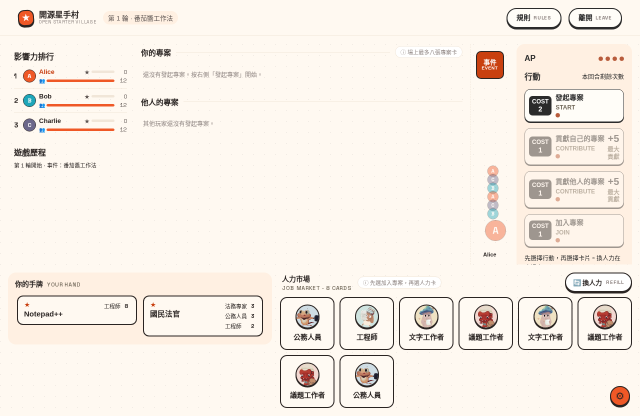
#> input picture packages/webapp/docs/game-room/issue-492/1280-default.png, 1280 x 832 px, found by its file name (shown at 1/2 size)
$ python compose.py 1280-default.png compare-default-vs-prototype-02.png
#> lines starting #> are read from the running program, lines starting #| are printed output that depends on the picture
"""Side-by-side comparison sheets: ours (left) vs Figma / prototype (right). Usage: compose.py SHOT_DIR OUT_DIR"""
import sys
from PIL import Image, ImageDraw
shots, out = sys.argv[1], sys.argv[2]
P = '/workspace/osv-prototype-capture'
F = '/workspace/figma-cache/browser-captures/Page 1'
def sheet(name, ours, ref, ref_label, label, h=900):
#> called with name = 'compare-default-vs-prototype-02.png', ours = '1280-default.png', ref_label = 'prototype 02-default-1280', label = '1280x832 default', h = 900
    a, b = Image.open(f'{shots}/{ours}').convert('RGB'), Image.open(ref).convert('RGB')
#> a is the input picture: PIL image 1280x832 RGB; mean R, G, B 246.3, 238.5, 230
    b = b.resize((int(b.width * h / b.height), h)) if b.height > h else b
    a = a.resize((int(a.width * h / a.height), h)) if a.height > h else a
    im = Image.new('RGB', (a.width + b.width + 30, max(a.height, b.height) + 34), 'white')
#> im: PIL image 2590x866 RGB; every value is 255
    d = ImageDraw.Draw(im)
    d.text((8, 10), f'#492 candidate: {label}', fill='black')
    d.text((a.width + 38, 10), ref_label, fill='black')
    im.paste(a, (0, 34)); im.paste(b, (a.width + 30, 34))
#> after `im.paste(b, (a.width + 30, 34))`:
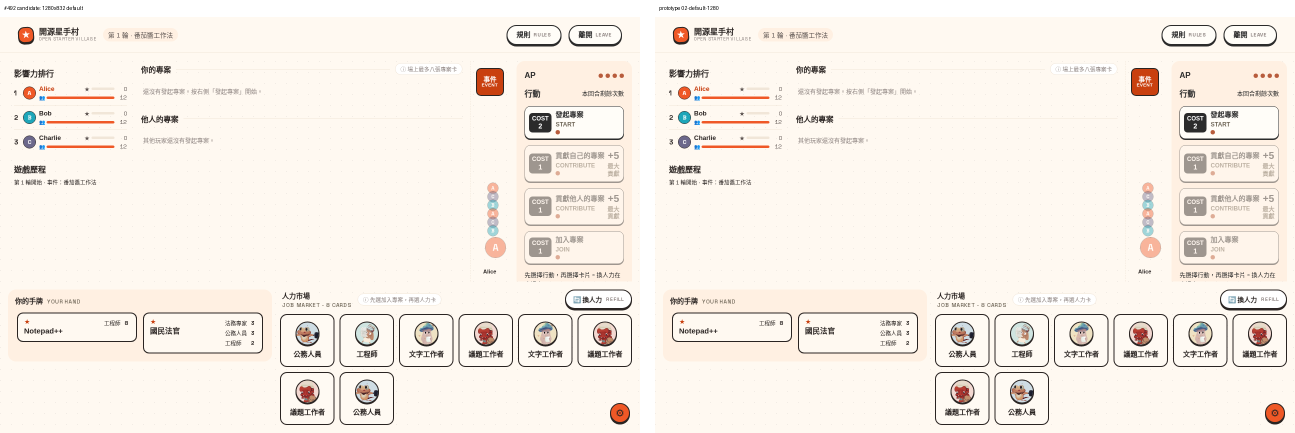
#> im: PIL image 2590x866 RGB (shown at 1/2 size); mean R, G, B 246.6, 239.2, 231.2
    im.save(f'{out}/{name}')
sheet('compare-default-vs-prototype-02.png', '1280-default.png', f'{P}/02-default-1280.png', 'prototype 02-default-1280', '1280x832 default')
sheet('compare-populated-vs-figma-frame-1.png', '1280-populated.png', f'{F}/main-1-1-1-frame-1.png', 'Figma main-1-1-1-frame-1', '1280x832 populated, overflowing projects, bottom row fully visible')
#> call 2 of sheet, with name = 'compare-populated-vs-figma-frame-1.png', ours = '1280-populated.png', ref_label = 'Figma main-1-1-1-frame-1', h = 900
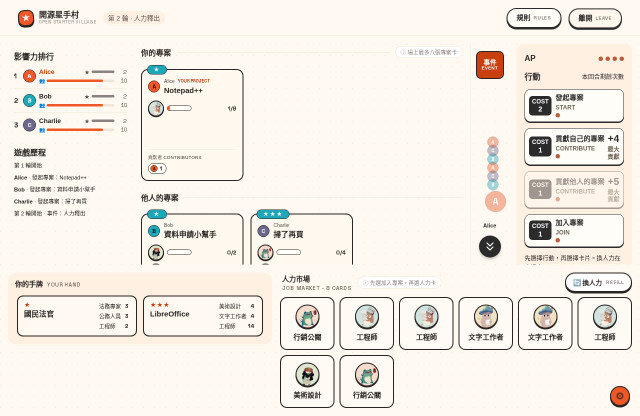
#> input picture packages/webapp/docs/game-room/issue-492/1280-populated.png, 1280 x 832 px, found by its file name (shown at 1/2 size)
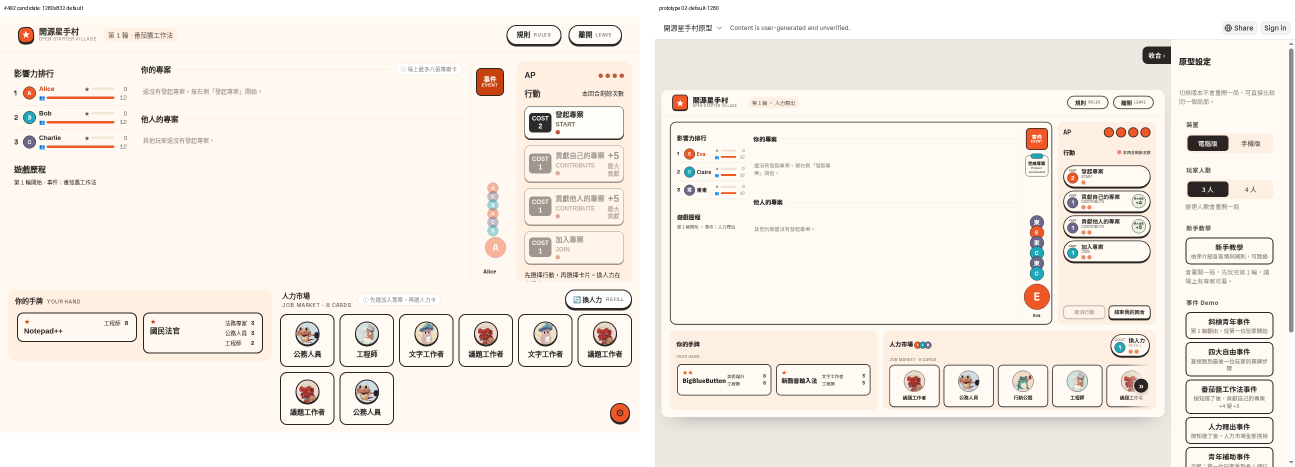
#> input picture packages/webapp/docs/game-room/issue-492/compare-default-vs-prototype-02.png, 2590 x 934 px, given in place of main-1-1-1-frame-1.png, which was not available (shown at 1/2 size)
#> in sheet, a is the input picture: PIL image 1280x832 RGB; mean R, G, B 243.1, 236, 227.8
#> in sheet, b is the input picture: PIL image 2590x934 RGB; mean R, G, B 244.1, 237.6, 230.5
#> in sheet (call 2), `b = b.resize((int(b.width * h / b.height), h)) if b.height > h else b`:
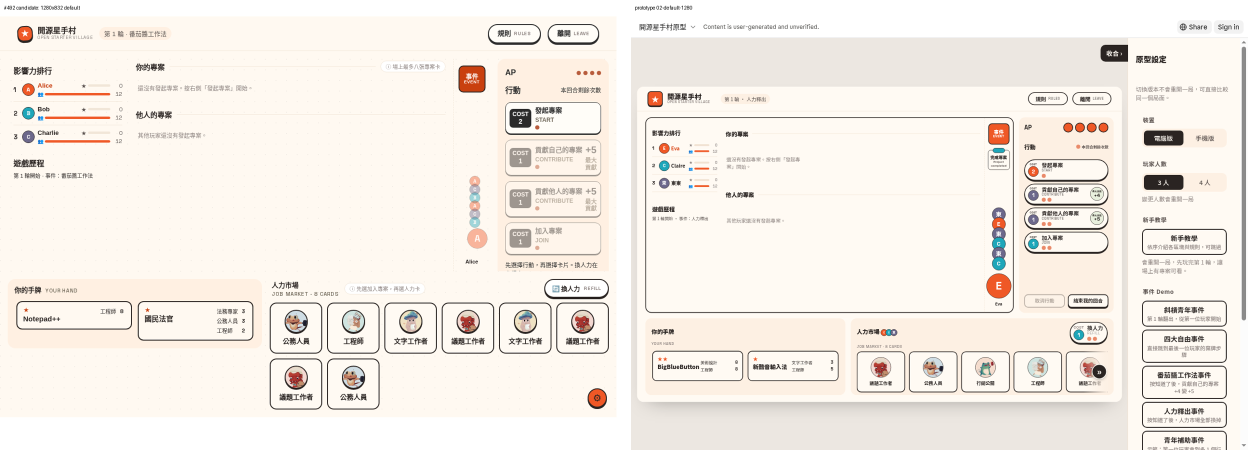
#> b: PIL image 2495x900 RGB (shown at 1/2 size); mean R, G, B 243.9, 237.5, 230.5
#> in sheet (call 2), `im = Image.new('RGB', (a.width + b.width + 30, max(a.height, b.height)..`: im: PIL image 3805x934 RGB; every value is 255
sheet('compare-selected-vs-prototype-32.png', '1280-selected.png', f'{P}/32-handcard-selected-1280-crop.png', 'prototype 32-handcard-selected-1280-crop', 'selected card in 發起專案')
#> call 3 of sheet, with name = 'compare-selected-vs-prototype-32.png', ours = '1280-selected.png', ref_label = 'prototype 32-handcard-selected-1280-crop', label = 'selected card in 發起專案', h = 900
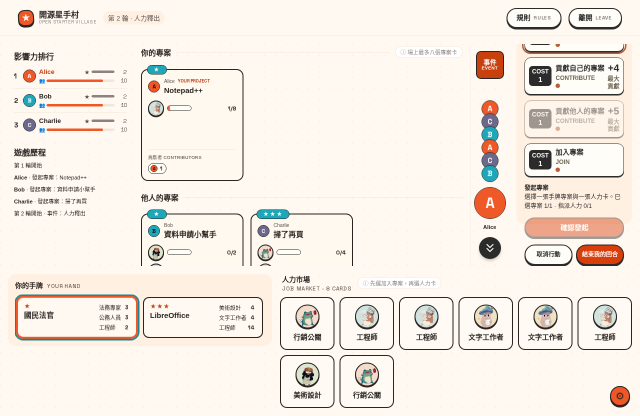
#> input picture packages/webapp/docs/game-room/issue-492/1280-selected.png, 1280 x 832 px, found by its file name (shown at 1/2 size)
#> in sheet, a is the input picture: PIL image 1280x832 RGB; mean R, G, B 242.3, 234.2, 225.6
#> in sheet (call 3), `im.paste(a, (0, 34))`:
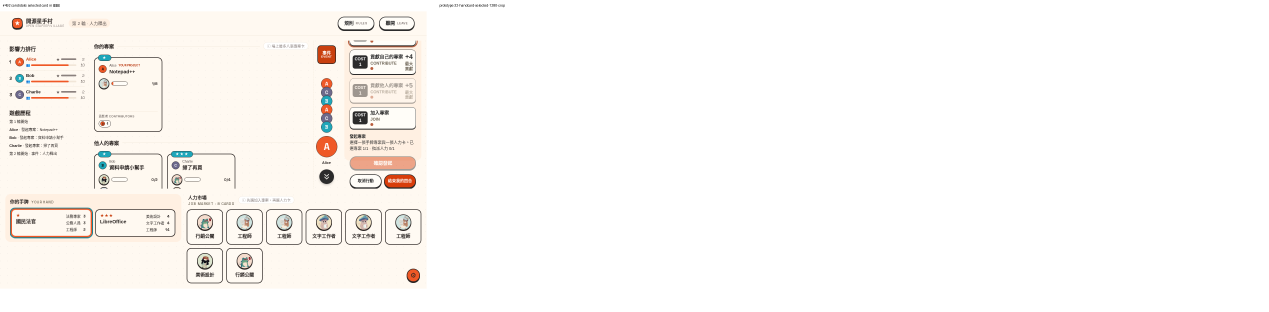
#> im: PIL image 3805x934 RGB (shown at 1/3 size); mean R, G, B 251.1, 248.7, 246.1
#> in sheet (call 3), `im.paste(b, (a.width + 30, 34))`:
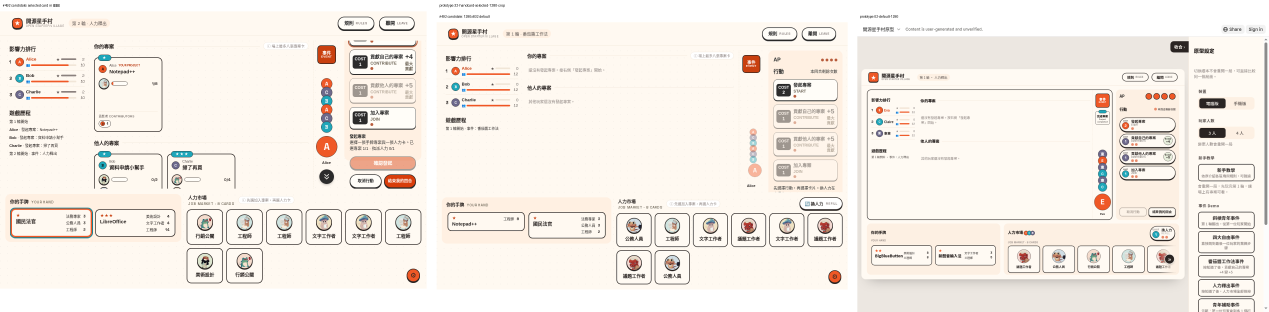
#> im: PIL image 3805x934 RGB (shown at 1/3 size); mean R, G, B 244.1, 237.7, 230.6
sheet('compare-keyboard-focus-vs-prototype-90.png', '1280-keyboard-focus.png', f'{P}/90-handcard-keyboard-focus-1280-crop.png', 'prototype 90-handcard-keyboard-focus-1280-crop', 'keyboard focus')
#> (the run stopped early here; a loop or call above may not have finished)
